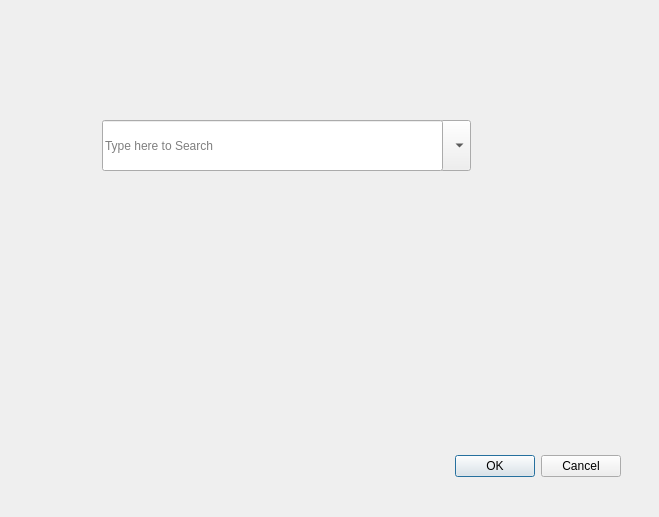
<?xml version="1.0" encoding="UTF-8"?>
<ui version="4.0">
 <class>searchDialog</class>
 <widget class="QDialog" name="searchDialog">
  <property name="geometry">
   <rect>
    <x>0</x>
    <y>0</y>
    <width>659</width>
    <height>517</height>
   </rect>
  </property>
  <property name="windowTitle">
   <string>Dialog</string>
  </property>
  <widget class="QDialogButtonBox" name="buttonBox">
   <property name="geometry">
    <rect>
     <x>280</x>
     <y>450</y>
     <width>341</width>
     <height>32</height>
    </rect>
   </property>
   <property name="orientation">
    <enum>Qt::Horizontal</enum>
   </property>
   <property name="standardButtons">
    <set>QDialogButtonBox::Cancel|QDialogButtonBox::Ok</set>
   </property>
  </widget>
  <widget class="QComboBox" name="comboBox">
   <property name="geometry">
    <rect>
     <x>440</x>
     <y>120</y>
     <width>31</width>
     <height>51</height>
    </rect>
   </property>
   <property name="autoFillBackground">
    <bool>true</bool>
   </property>
   <property name="editable">
    <bool>false</bool>
   </property>
  </widget>
  <widget class="QLineEdit" name="lineEdit">
   <property name="geometry">
    <rect>
     <x>102</x>
     <y>120</y>
     <width>341</width>
     <height>51</height>
    </rect>
   </property>
   <property name="inputMask">
    <string/>
   </property>
   <property name="text">
    <string/>
   </property>
   <property name="echoMode">
    <enum>QLineEdit::Normal</enum>
   </property>
   <property name="dragEnabled">
    <bool>false</bool>
   </property>
   <property name="readOnly">
    <bool>false</bool>
   </property>
   <property name="placeholderText">
    <string>Type here to Search</string>
   </property>
   <property name="clearButtonEnabled">
    <bool>true</bool>
   </property>
  </widget>
 </widget>
 <resources/>
 <connections>
  <connection>
   <sender>buttonBox</sender>
   <signal>accepted()</signal>
   <receiver>searchDialog</receiver>
   <slot>accept()</slot>
   <hints>
    <hint type="sourcelabel">
     <x>248</x>
     <y>254</y>
    </hint>
    <hint type="destinationlabel">
     <x>157</x>
     <y>274</y>
    </hint>
   </hints>
  </connection>
  <connection>
   <sender>buttonBox</sender>
   <signal>rejected()</signal>
   <receiver>searchDialog</receiver>
   <slot>reject()</slot>
   <hints>
    <hint type="sourcelabel">
     <x>316</x>
     <y>260</y>
    </hint>
    <hint type="destinationlabel">
     <x>286</x>
     <y>274</y>
    </hint>
   </hints>
  </connection>
 </connections>
</ui>
